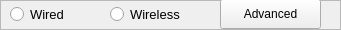
       <widget class="QFrame" name="frame_2">
        <property name="geometry">
         <rect>
          <x>530</x>
          <y>4</y>
          <width>341</width>
          <height>30</height>
         </rect>
        </property>
        <property name="frameShape">
         <enum>QFrame::StyledPanel</enum>
        </property>
        <property name="frameShadow">
         <enum>QFrame::Raised</enum>
        </property>
        <widget class="QRadioButton" name="wiredRadio">
         <property name="geometry">
          <rect>
           <x>10</x>
           <y>4</y>
           <width>91</width>
           <height>20</height>
          </rect>
         </property>
         <property name="font">
          <font>
           <pointsize>10</pointsize>
          </font>
         </property>
         <property name="text">
          <string>Wired</string>
         </property>
        </widget>
        <widget class="QRadioButton" name="wirelessRadio">
         <property name="geometry">
          <rect>
           <x>110</x>
           <y>4</y>
           <width>90</width>
           <height>20</height>
          </rect>
         </property>
         <property name="font">
          <font>
           <pointsize>10</pointsize>
          </font>
         </property>
         <property name="text">
          <string>Wireless</string>
         </property>
        </widget>
        <widget class="QPushButton" name="advancedWirelessBut">
         <property name="geometry">
          <rect>
           <x>220</x>
           <y>-1</y>
           <width>101</width>
           <height>30</height>
          </rect>
         </property>
         <property name="font">
          <font>
           <pointsize>9</pointsize>
          </font>
         </property>
         <property name="text">
          <string>Advanced</string>
         </property>
        </widget>
       </widget>
